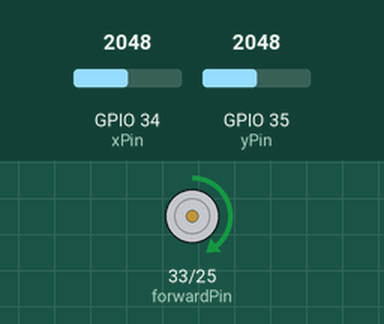
The sketch below on a simulated ESP32. On the bench: motor-driver pin pairs drawn as motors (green arrow = first pin HIGH = forward, orange = second pin HIGH = backward, longer = more drive, scaled by the enable pin). The inputs (shaded band) are chosen by the test bench; at power-on: GPIO 34 (xPin) = 2048, GPIO 35 (yPin) = 2048. What the sketch prints to the serial monitor is not drawn.

Above: at 1.2 s.
1.3 s: GPIO 34 (xPin) set to 1228
2.8 s: GPIO 35 (yPin) set to 3351
At 3.3 s:
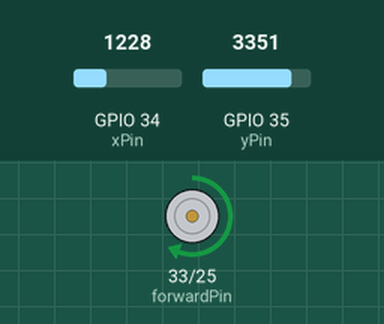
4.3 s: GPIO 35 (yPin) set to 3430
5.8 s: GPIO 34 (xPin) set to 491
7.3 s: GPIO 34 (xPin) set to 2047
At 8.0 s:
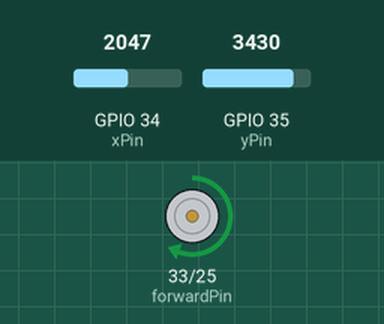
8.8 s: GPIO 34 (xPin) set to 2840
At 9.6 s:
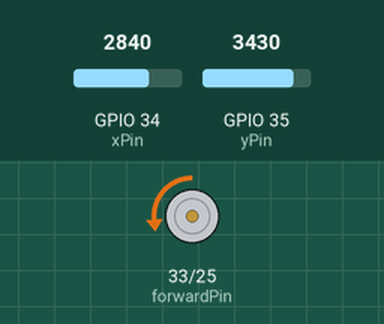
Timing chart, 0 to 11.3 s (numbered marks = the images above; inputs shaded):
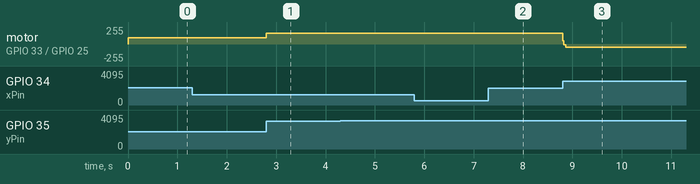

The sketch:

joystickAndDCMotor.ino
```cpp
// Joystick
#define xPin 34
#define yPin 35
int xVal;
int yVal;

// H-bridge & DC Motor
#define speedPin 32
#define forwardPin 33
#define reversePin 25

// PWM settings
#define pwmFreq 1000
#define pwmResolution 16   // 0–65535

void setup() {
  Serial.begin(115200);

  pinMode(xPin, INPUT);
  pinMode(yPin, INPUT);
  pinMode(forwardPin, OUTPUT);
  pinMode(reversePin, OUTPUT);

  // Attach PWM directly to pin (newer ESP32 core)
  ledcAttach(speedPin, pwmFreq, pwmResolution);
}

void loop() {

  xVal = analogRead(xPin);
  yVal = analogRead(yPin);

  Serial.print("x: ");
  Serial.print(xVal);
  Serial.print(" | y: ");
  Serial.println(yVal);

  // NOTE: Tested motor is the right wheel

  // JOYSTICK - UP
  if (yVal <= 2800)
  {
    int motorSpeed = map(yVal, 2800, 0, 10000, 65535);
    digitalWrite(forwardPin, HIGH);
    digitalWrite(reversePin, LOW);
    ledcWrite(speedPin, motorSpeed);   // 0–65535
  }

  // JOYSTICK - DOWN
  if (yVal >= 3400)
  {
    int motorSpeed = map(yVal, 3400, 4095, 10000, 65535);
    digitalWrite(forwardPin, LOW);
    digitalWrite(reversePin, HIGH);
    ledcWrite(speedPin, motorSpeed);   // 0–65535
  }

  // JOYSTICK - LEFT
  if (xVal <= 2800)
  {
    int motorSpeed = map(xVal, 2800, 0, 10000, 65535);
    digitalWrite(forwardPin, HIGH);
    digitalWrite(reversePin, LOW);
    ledcWrite(speedPin, motorSpeed);   // 0–65535
  }
  // JOYSTICK - RIGHT
  if (xVal >= 3400)
  {
    int motorSpeed = map(xVal, 3400, 4095, 10000, 65535);
    digitalWrite(forwardPin, LOW);
    digitalWrite(reversePin, LOW);
    ledcWrite(speedPin, 0);   // 0–65535
  }

  // JOYSTICK - IDLE
  if (xVal > 2800 && xVal < 3400 && yVal > 2800 && yVal < 3400)
  {
    digitalWrite(forwardPin, LOW);
    digitalWrite(reversePin, LOW);
  }

}
```

Measured:
- after the input at 2.8 s, motor on GPIO 33 (forwardPin) / GPIO 25 (reversePin): forward 97/255 → forward 160/255 after 0.00 s instead of 0.98 s
- after the input at 7.3 s, motor on GPIO 33 (forwardPin) / GPIO 25 (reversePin): stays forward 160/255 (without the input it goes to forward 217/255 after 0.93 s)
